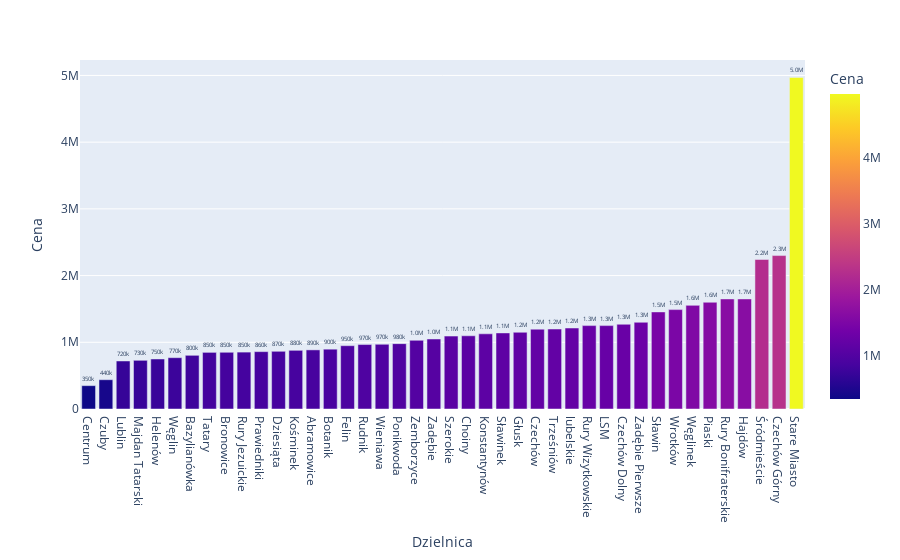

This figure's notebook cell:
### Code cell
df = data.groupby('Dzielnica').mean().reset_index()

df = df.sort_values(by=['Cena'])
fig = px.bar(df, x='Dzielnica', y='Cena', text='Cena', color='Cena')
fig.update_traces(texttemplate='%{text:.2s}', textposition='outside')
fig.update_layout(showlegend=False,)

fig.show()

### Figure 1 — Plotly figure (JSON) as saved in the notebook; plotly's stock layout.template omitted (floating-point values rounded to 4 significant figures)
{"data": [{"alignmentgroup": "True", "hovertemplate": "Dzielnica=%{x}<br>Cena=%{marker.color}<extra></extra>", "legendgroup": "", "marker": {"color": [350000, 439000, 720000, 730000, 750000, 769300.0, 804750, 849000, 850375, 853000, 860000, 865100.0, 879800.0, 886000, 896700.0, 949000, 966300.0, 970000, 979800.0, 1030000.0, 1049500, 1093000.0, 1097000.0, 1127000.0, 1140000.0, 1150000, 1196750, 1199000, 1214000.0, 1250000, 1250000, 1270000, 1300000, 1455000.0, 1490000, 1554000.0, 1600000, 1650000, 1650000, 2241250, 2300000, 4970000], "coloraxis": "coloraxis", "pattern": {"shape": ""}}, "name": "", "offsetgroup": "", "orientation": "v", "showlegend": false, "text": [350000, 439000, 720000, 730000, 750000, 769300.0, 804750, 849000, 850375, 853000, 860000, 865100.0, 879800.0, 886000, 896700.0, 949000, 966300.0, 970000, 979800.0, 1030000.0, 1049500, 1093000.0, 1097000.0, 1127000.0, 1140000.0, 1150000, 1196750, 1199000, 1214000.0, 1250000, 1250000, 1270000, 1300000, 1455000.0, 1490000, 1554000.0, 1600000, 1650000, 1650000, 2241250, 2300000, 4970000], "textposition": "outside", "texttemplate": "%{text:.2s}", "type": "bar", "x": ["Centrum", "Czuby", "Lublin", "Majdan Tatarski", "Helenów", "Węglin", "Bazylianówka", "Tatary", "Bronowice", "Rury Jezuickie", "Prawiedniki", "Dziesiąta", "Kośminek", "Abramowice", "Botanik", "Felin", "Rudnik", "Wieniawa", "Ponikwoda", "Zemborzyce", "Zadębie", "Szerokie", "Choiny", "Konstantynów", "Sławinek", "Głusk", "Czechów", "Trześniów", "lubelskie", "Rury Wizytkowskie", "LSM", "Czechów Dolny", "Zadębie Pierwsze", "Sławin", "Wrotków", "Węglinek", "Piaski", "Rury Bonifraterskie", "Hajdów", "Śródmieście", "Czechów Górny", "Stare Miasto"], "xaxis": "x", "y": [350000, 439000, 720000, 730000, 750000, 769300.0, 804750, 849000, 850375, 853000, 860000, 865100.0, 879800.0, 886000, 896700.0, 949000, 966300.0, 970000, 979800.0, 1030000.0, 1049500, 1093000.0, 1097000.0, 1127000.0, 1140000.0, 1150000, 1196750, 1199000, 1214000.0, 1250000, 1250000, 1270000, 1300000, 1455000.0, 1490000, 1554000.0, 1600000, 1650000, 1650000, 2241250, 2300000, 4970000], "yaxis": "y"}], "layout": {"barmode": "relative", "coloraxis": {"colorbar": {"title": {"text": "Cena"}}, "colorscale": [[0, "#0d0887"], [0.1111, "#46039f"], [0.2222, "#7201a8"], [0.3333, "#9c179e"], [0.4444, "#bd3786"], [0.5556, "#d8576b"], [0.6667, "#ed7953"], [0.7778, "#fb9f3a"], [0.8889, "#fdca26"], [1, "#f0f921"]]}, "legend": {"tracegroupgap": 0}, "margin": {"t": 60}, "showlegend": false, "xaxis": {"anchor": "y", "domain": [0, 1], "title": {"text": "Dzielnica"}}, "yaxis": {"anchor": "x", "domain": [0, 1], "title": {"text": "Cena"}}}}
